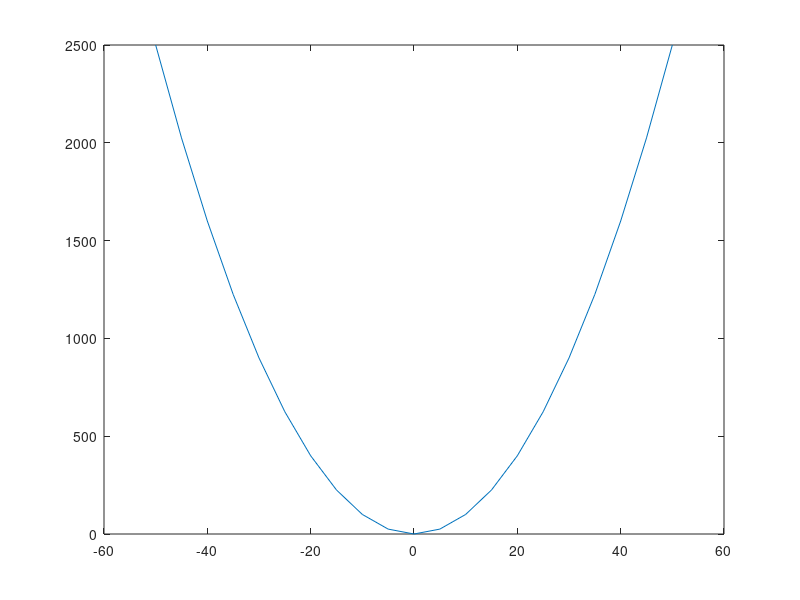

Reproduce this figure in MATLAB.
% Script Octave
% Title           :Script para graficar funciones
% Author          :Jose Manuel Arce Salvador
% Date            :20211028
% Version         :1
% Usage           :octave
%                 :Requiere aplicación octave para utilizar su linea de comandos

% funcion g(x) = x^2
x=-50:05:50
% funcion a plotear
fx = (x.^2);

% Dibujar funcion
plot(x,fx)


